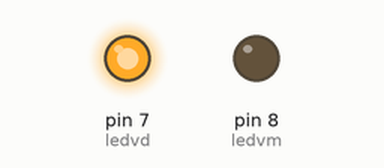
The sketch below on a simulated Arduino Uno, built with avr-gcc and run on an emulated ATmega328P. Parts: output pins drawn as LEDs (lit = HIGH).

Above: at 1.0 s.
At 3.0 s:
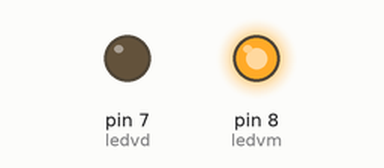
Timing chart, 0 to 5.2 s (numbered marks = the images above):
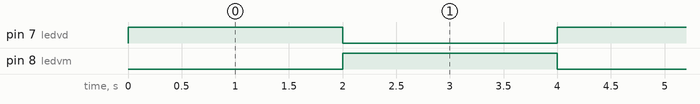

Measured:
- by itself, pin 7 (ledvd), pin 8 (ledvm): alternates HIGH for 2.0 s and LOW for 2.0 s

The sketch:

first_code.ino
```cpp
#define ledvd 7
#define ledvm 8

void setup() {
  // put your setup code here, to run once:
  // essa aula e um saco
pinMode (ledvm, OUTPUT);
pinMode (ledvd, OUTPUT);
}

void loop() {
  // put your main code here, to run repeatedly:
  digitalWrite (ledvd, HIGH);
  digitalWrite (ledvm, LOW);
delay (2000);

  digitalWrite (ledvd, LOW);
  digitalWrite (ledvm, HIGH);
delay (2000);

}
```
